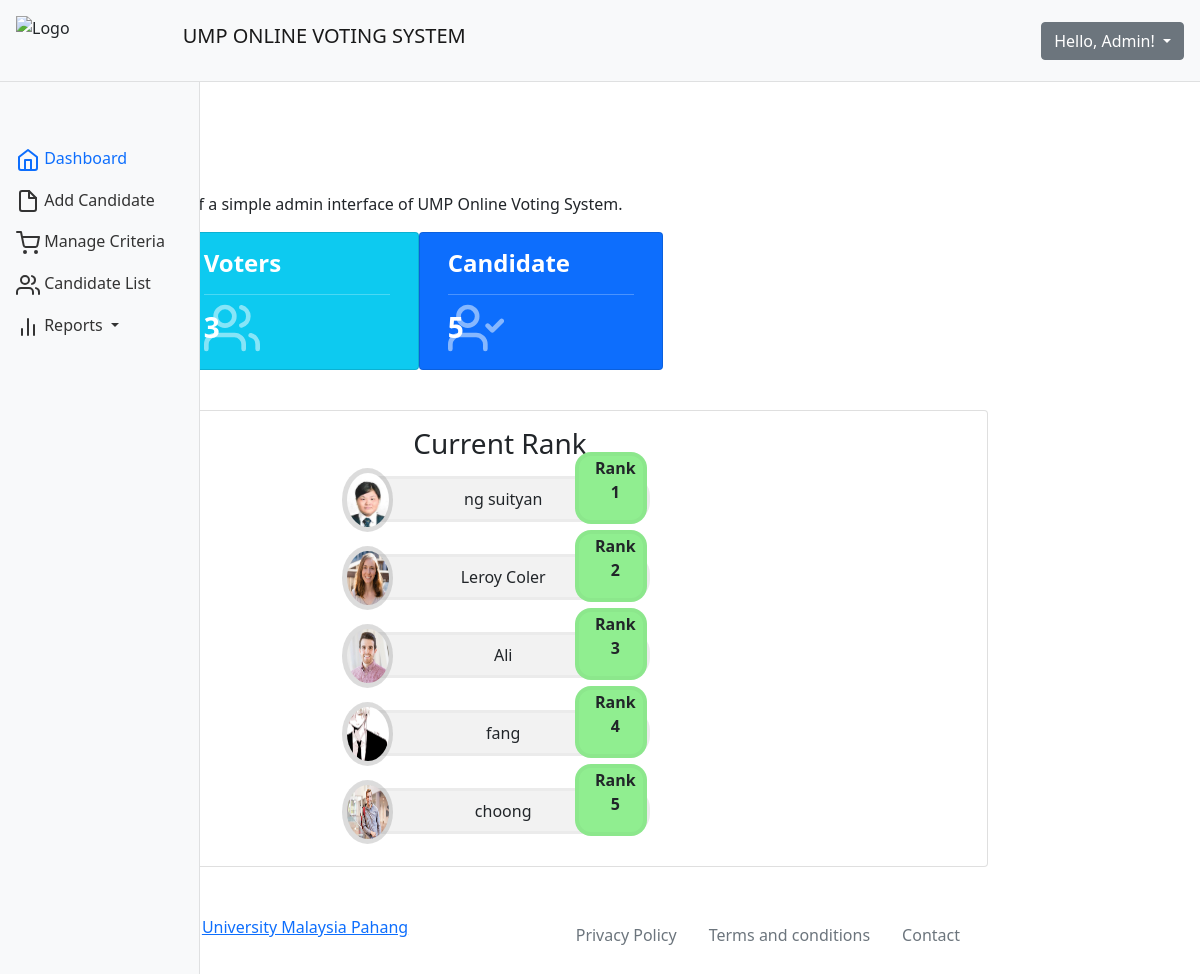
Page /ApplicationLayer/ManageCandidate/Candidate.php on the committed database.
### tables this page shows
CREATE TABLE `candidate` (
  `Candidate_ID` int(11) NOT NULL,
  `Candidate_Name` varchar(250) NOT NULL,
  `Candidate_Matric` varchar(50) NOT NULL,
  `Candidate_Faculty` varchar(250) NOT NULL,
  `Year` int(11) NOT NULL,
  `Semester` int(11) NOT NULL,
  `Candidate_Slogan` varchar(250) NOT NULL,
  `Candidate_Photo` varchar(100) NOT NULL,
  `Academic` float NOT NULL,
  `Kesukarelawan` float NOT NULL,
  `Leadership` float NOT NULL,
  `CommunityService` float NOT NULL,
  `Kesukanan` float NOT NULL,
  `Kebudayaan` float NOT NULL,
  `PengucapanAwam` float NOT NULL,
  `DayaUsahaInovasi` float NOT NULL
);

### libs/database.php (called while the page is built, shortened)
<?php
class DB
{
  public static function connect($value='')
  {
    $pdo = new PDO(DB_TYPE.':host='.DB_HOST.';dbname='.DB_NAME, DB_USER, DB_PASS);
    $pdo->setAttribute(PDO::ATTR_ERRMODE, PDO::ERRMODE_EXCEPTION);
    return $pdo;
  }
  public static function run($sql, $args = NULL)
    {
        if (!$args)
        {
             return DB::connect()->query($sql);
        }
     }
}
?>

### BusinessServiceLayer/Model/CriteriaModel.php (called while the page is built, shortened)
<?php
require_once '../../libs/database.php';
class CriteriaModel{
	function viewallCriteria(){
        $sql = "SELECT * FROM criteria";
        return DB::run($sql);
    }
}
?>

### BusinessServiceLayer/Controller/CriteriaController.php (called while the page is built, shortened)
<?php
require_once '../../BusinessServiceLayer/Model/CriteriaModel.php';
class criteriaController{
	function viewAll(){
		$criteria = new CriteriaModel();
		return $criteria->viewallCriteria();
	}
}
?>

### BusinessServiceLayer/Controller/ResultController.php (called while the page is built, shortened)
<?php
require_once '../../BusinessServiceLayer/Controller/CriteriaController.php';
	function getCriteria()
	{
		static $criteria = null;
		if ( !$criteria ) $criteria = new criteriaController();
		$criteriaResult = $criteria->viewAll();
		$criteriaData = $criteriaResult->fetchAll(PDO::FETCH_ASSOC);
			$criteriaData2 = [];
			foreach ( $criteriaData as $i => $criteriaRow ) {
				$criteriaName = $criteriaRow[ 'Criteria_Name' ];
				$criteriaData2[ $criteriaName ]['R1'] = [ 'min'=> (float) $criteriaRow[ 'R1min' ], 'max'=> (float) $criteriaRow[ 'R1max' ] ];
				$criteriaData2[ $criteriaName ]['R2'] = [ 'min'=> (float) $criteriaRow[ 'R2min' ], 'max'=> (float) $criteriaRow[ 'R2max' ] ];
				$criteriaData2[ $criteriaName ]['R3'] = [ 'min'=> (float) $criteriaRow[ 'R3min' ], 'max'=> (float) $criteriaRow[ 'R3max' ] ];
				$criteriaData2[ $criteriaName ]['R4'] = [ 'min'=> (float) $criteriaRow[ 'R4min' ], 'max'=> (float) $criteriaRow[ 'R4max' ] ];
				$criteriaData2[ $criteriaName ]['R5'] = [ 'min'=> (float) $criteriaRow[ 'R5min' ], 'max'=> (float) $criteriaRow[ 'R5max' ] ];
		}
		return $criteriaData2;
	}
	function getRank( $candidate, $category )
	{
		$criteriaData = getCriteria();
		$subCriteria = $criteriaData[ $category ];
		$achievement = $candidate[ $category ];
		if ( $achievement < $subCriteria['R5']['min'] ) {
			return 0;
		} elseif ( $achievement >= $subCriteria['R5']['min'] && $achievement <= $subCriteria['R5']['max'] ) {
			return 5;
		} elseif ( $achievement >= $subCriteria['R4']['min'] && $achievement <= $subCriteria['R4']['max'] ) {
			return 4;
		} elseif ( $achievement >= $subCriteria['R3']['min'] && $achievement <= $subCriteria['R3']['max'] ) {
			return 3;
		} elseif ( $achievement >= $subCriteria['R2']['min'] && $achievement <= $subCriteria['R2']['max'] ) {
			return 2;
		} elseif ( $achievement >= $subCriteria['R1']['min'] && $achievement <= $subCriteria['R1']['max'] ) {
			return 1;
		}else {
			return 0;
		}
	}
	function getAllRanks()
	{
		static $candidate = null;
		if ( !$candidate ) $candidate = new candidateController();
		$candidateResult = $candidate->viewAll();
		$candidateData = $candidateResult->fetchAll(PDO::FETCH_ASSOC);
		$ranks = [];
		foreach ( $candidateData as $i => $candidateRow ) {
			$academic = getRank( $candidateRow, 'Academic' );
			$kesukarelawan = getRank( $candidateRow, 'Kesukarelawan' );
			$leadership = getRank( $candidateRow, 'Leadership' );
			$communityService = getRank( $candidateRow, 'CommunityService' );
			$kesukanan = getRank( $candidateRow, 'Kesukanan' );
			$kebudayaan = getRank( $candidateRow, 'Kebudayaan' );
			$pengucapanAwam = getRank( $candidateRow, 'PengucapanAwam' );
			$dayaUsahaInovasi = getRank( $candidateRow, 'DayaUsahaInovasi' );
			$candidateID = $candidateRow[ 'Candidate_ID' ];
			$ranks[ $candidateID ] = [
										'Candidate_Name' => $candidateRow[ 'Candidate_Name' ],
										'Candidate_Photo' => $candidateRow[ 'Candidate_Photo' ],
										'Candidate_Matric' => $candidateRow[ 'Candidate_Matric' ],
										'Academic' => $academic,
										'Kesukarelawan' => $kesukarelawan,
										'Leadership' => $leadership,
										'CommunityService' => $communityService,
										'Kesukanan' => $kesukanan,
										'Kebudayaan' => $kebudayaan,
										'PengucapanAwam' => $pengucapanAwam,
										'DayaUsahaInovasi' => $dayaUsahaInovasi,
									];
		}
		return $ranks;
	}
	function getPoint( $candidateRanks )
	{
		return compact( 'Academic','Kesukarelawan','Leadership','CommunityService','Kesukanan','Kebudayaan','PengucapanAwam','DayaUsahaInovasi' );
	}
	function getAllPoints()
	{
		$ranks = getAllRanks();
		$points = [];
		foreach ( $ranks as $candidateID => $candidateRanks ) {
			$points[ $candidateID ] = getPoint( $candidateRanks );
		}
		return $points;
	}
	function getRatingStars()
	{
		$db = new mysqli( DB_HOST, DB_USER, DB_PASS, DB_NAME );
		$result = $db->query( 'SELECT * FROM rate' );
		$data = [];
		while( $row = $result->fetch_assoc() ) {
			$data[] = $row;
		}
		$data = array_column( $data, null, 'Vot_ID' );
		$data = array_map(function( $row ){
					unset( $row[ 'Rate_ID' ] );
					unset( $row[ 'Vot_ID' ] );
					return $row;
				}, $data );
		return $data;
	}
	function getRatingStarsInPercent()
	{
			$ratingStars = getRatingStars();
			$ratingPercent = [];
			foreach ( $ratingStars as $voterID => $rating ) {
				$ratingPercent[ $voterID ] = compact( 'Academic','Kesukarelawan','Leadership','CommunityService','Kesukanan','Kebudayaan','PengucapanAwam','DayaUsahaInovasi' );
			}
		return $ratingPercent;
	}
	function getFinalResults()
	{
		$ratingPercent = getRatingStarsInPercent();
		$allPoints = getAllPoints();
		$finalResults = [];
		foreach ( $ratingPercent as $voterID => $rating ) {
			foreach ( $allPoints as $candidateID => $point ) {
				$cols = [];
					foreach ( $rating as $criteria => $rate ) {
						$cols[ $criteria ] = $rate * $point[ $criteria ];
					}
				$finalResults[ $voterID ][ $candidateID ] = $cols;
				$finalResults[ $voterID ][ $candidateID ][ 'total' ] = array_sum( $cols );
			}
			set_ranks_for_final_result( $finalResults[ $voterID ] );
		}
		return $finalResults;
	}

### ApplicationLayer/ViewResult/Result.php (the view, shortened to what this page needs)
<?php
require_once '../../BusinessServiceLayer/Controller/ResultController.php';
$finalResults = getFinalResults();
include '../../src/navbar.php';
?>

### ApplicationLayer/ViewResult/Result.php (the view, shortened to what this page needs)
<?php
require_once '../../BusinessServiceLayer/Controller/ResultController.php';
$finalResults = getFinalResults();
include '../../src/navbar.php';
?>

### ApplicationLayer/ManageCandidate/Candidate.php (shortened to what this page needs)
<?php include '../../src/navbar.php';?>
<?php
include('../../ApplicationLayer/ViewResult/Result.php');
?>
<!DOCTYPE html>
<html>
<head>
	<link rel="stylesheet" href="https://stackpath.bootstrapcdn.com/bootstrap/5.0.0-alpha1/css/bootstrap.min.css">
	<link rel="stylesheet" href="https://cdn.jsdelivr.net/chartist.js/latest/chartist.min.css">
</head>
<body>
	<div class="container-fluid">
	  <div class="row">
	      <nav id="sidebar" class="col-md-3 col-lg-2 d-md-block bg-light sidebar collapse">
	          <div class="position-sticky pt-md-5">
				  <ul class="nav flex-column">
				      <li class="nav-item">
				        <a class="nav-link active" aria-current="page" href="../../ApplicationLayer/ManageCandidate/Candidate.php?AccType=admin&AD_ID=<?=$_SESSION['AD_ID']?>">
				          <span class="ml-2">Dashboard</span>
				        </a>
				      </li>
				      <li class="nav-item">
				        <a class="nav-link" href="../../ApplicationLayer/ManageCandidate/AddCandidate.php?AccType=admin&AD_ID=<?=$_SESSION['AD_ID']?>">
				          <span class="ml-2">Add Candidate</span>
				        </a>
				      </li>
				      <li class="nav-item">
				        <a class="nav-link" href="../../ApplicationLayer/ManageCriteria/Criteria.php?AccType=admin&AD_ID=<?=$_SESSION['AD_ID']?>">
				          <span class="ml-2">Manage Criteria</span>
				        </a>
				      </li>
				      <li class="nav-item">
				        <a class="nav-link" href="../../ApplicationLayer/ManageCandidate/CandidateList.php?AccType=admin&AD_ID=<?=$_SESSION['AD_ID']?>">
				          <span class="ml-2">Candidate List</span>
				        </a>
				      </li>
				      <li class="nav-item dropdown">
								<a class="nav-link dropdown-toggle" href="#" id="navbarDropdown" role="button" data-toggle="dropdown" aria-haspopup="true" aria-expanded="false">
								  <span class="ml-2">Reports</span>
								</a>
							  </li>
				    </ul>
				</div>
	      </nav>
	      <main class="col-md-9 ml-sm-auto col-lg-10 px-md-4 py-4">
	          <nav aria-label="breadcrumb">
				  <ol class="breadcrumb">
				    <li class="breadcrumb-item"><a href="../../ApplicationLayer/ManageCandidate/Candidate.php?AccType=admin&AD_ID=<?=$_SESSION['AD_ID']?>">Home</a></li>
				    <li class="breadcrumb-item active" aria-current="page">Overview</li>
				  </ol>
				</nav>
				<h1 class="h2">Dashboard</h1>
				<p>This is the homepage of a simple admin interface of UMP Online Voting System.</p>
				<div class="row">
				<div class="card col-md-3 offset-2 bg-info float-left">
				<div class="card-body text-white">
					<h4><b>Voters</b></h4>
					<hr>
					<span class="card-icon">
					</span>
					<h3 class="text-right"><b><?php echo $db->query('SELECT * FROM voter ')->num_rows ?></b></h3>
				</div>
			</div>
			<div class="card col-md-3 offset-0 bg-primary ml-4 float-left">
				<div class="card-body text-white">
					<h4><b>Candidate</b></h4>
					<hr>
					<span class="card-icon">
					</span>
					<h3 class="text-right"><b><?php echo $db->query('SELECT * FROM candidate ')->num_rows ?></b></h3>
				</div>
			</div>
		</div>
			<br>
			<div class="row mt-3 ml-3 mr-3">
			<div class="card">
				<div class="card-body">
					<div class="text-center">
						<h3>Current Rank</h3>
							<div class="row mt-3">
								<?php
					        $sql = "SELECT * FROM winner
					        INNER JOIN candidate
					        ON winner.candidate_id = candidate.Candidate_ID
					        ORDER BY winner.current_points DESC";
					        $result = mysqli_query($db, $sql);
					        $result_array = array();
					        while($row = mysqli_fetch_assoc($result)) {
					        	$result_array[] = $row;
					        }
					      ?>
							<div class="candidate" style="position: relative;">
								<div class="img-field">
									<img src="../../image/<?php if(array_key_exists(0, $result_array)) { echo $result_array[0]["Candidate_Photo"]; } ?>" alt="">
								</div>
								<div class="candidate_name"><?php if(array_key_exists(0, $result_array)) { echo $result_array[0]["Candidate_Name"]; } ?></div>
								<div class="vote-field">
									<p>Rank 1</p>
								</div>
							</div>
						</div>
						<div class="row mt-3">
							<div class="candidate" style="position: relative;">
								<div class="img-field">
									<img src="../../image/<?php if(array_key_exists(1, $result_array)) { echo $result_array[1]["Candidate_Photo"]; } ?>" alt="">
								</div>
								<div class="candidate_name"><?php if(array_key_exists(1, $result_array)) { echo $result_array[1]["Candidate_Name"]; } ?></div>
								<div class="vote-field">
									<p>Rank 2</p>
								</div>
							</div>
						</div>
						<div class="row mt-3">
							<div class="candidate" style="position: relative;">
								<div class="img-field">
									<img src="../../image/<?php if(array_key_exists(2, $result_array)) { echo $result_array[2]["Candidate_Photo"]; } ?>">
								</div>
								<div class="candidate_name"><?php if(array_key_exists(2, $result_array)) { echo $result_array[2]["Candidate_Name"]; } ?></div>
								<div class="vote-field">
									<p>Rank 3</p>
								</div>
							</div>
						</div>
						<div class="row mt-3">
							<div class="candidate" style="position: relative;">
								<div class="img-field">
									<img src="../../image/<?php if(array_key_exists(3, $result_array)) { echo $result_array[3]["Candidate_Photo"]; } ?>" alt="">
								</div>
								<div class="candidate_name"><?php if(array_key_exists(3, $result_array)) { echo $result_array[3]["Candidate_Name"]; } ?></div>
								<div class="vote-field">
									<p>Rank 4</p>
								</div>
							</div>
						</div>
						<div class="row mt-3">
							<div class="candidate" style="position: relative;">
								<div class="img-field">
									<img src="../../image/<?php if(array_key_exists(4, $result_array)) { echo $result_array[4]["Candidate_Photo"]; } ?>" alt="">
								</div>
								<div class="candidate_name"><?php if(array_key_exists(4, $result_array)) { echo $result_array[4]["Candidate_Name"]; } ?></div>
								<div class="vote-field">
									<p>Rank 5</p>
								</div>
							</div>
						</div>
						</div>
					</div>
				</div>
			</div>
			<footer class="pt-5 d-flex justify-content-between">
				  <span>Copyright © 2020-2021 <a href="https://www.ump.edu.my/en">University Malaysia Pahang</a></span>
				  <ul class="nav m-0">
				      <li class="nav-item">
				        <a class="nav-link text-secondary" aria-current="page" href="#">Privacy Policy</a>
				      </li>
				      <li class="nav-item">
				        <a class="nav-link text-secondary" href="#">Terms and conditions</a>
				      </li>
				      <li class="nav-item">
				        <a class="nav-link text-secondary" href="#">Contact</a>
				      </li>
				    </ul>
				</footer>
			</main>
	  </div>
	</div>
</body>
</html>

### ApplicationLayer/ManageCandidate/Candidate.php (style rules this page uses)
.sidebar { position: fixed; top: 0; bottom: 0; left: 0; z-index: 100; padding: 90px 0 0; box-shadow: inset -1px 0 0 rgba(0, 0, 0, .1); z-index: 99; }
.sidebar .nav-link { color: #333; }
.sidebar .nav-link.active { color: #0d6efd; }
span.card-icon { position: absolute; font-size: 3em; bottom: .2em; color: #ffffff80; }
.candidate { margin: auto; width: 25vw; padding: 0 10px; border-radius: 20px; margin-bottom: 1em; display: flex; border: 3px solid #00000008; background: #8080801a; }
.candidate_name { margin: 8px; margin-left: 3.4em; margin-right: 3em; width: 100%; }
.img-field { display: flex; height: 8vh; width: 4.3vw; padding: .3em; background: #80808047; border-radius: 50%; position: absolute; left: -.7em; top: -.7em; }
.candidate img { height: 100%; width: 100%; margin: auto; border-radius: 50%; }
.vote-field { position: absolute; font-weight: 700; width: 6vw; padding: 0 16px; border-radius: 16px; display: flex; border: 4px solid #00000008; background: lightgreen; right: 0; bottom: -.3em; }

### rows in the picture
candidate: Candidate_Photo (picture), Candidate_Name "ng suityan"
candidate: Candidate_Photo (picture), Candidate_Name "Leroy Coler"
candidate: Candidate_Photo (picture), Candidate_Name "Ali"
candidate: Candidate_Photo (picture), Candidate_Name "fang"
candidate: Candidate_Photo (picture), Candidate_Name "choong"

### other values in the picture
$db->query('SELECT * FROM voter ')->num_rows "3"
$db->query('SELECT * FROM candidate ')->num_rows "5"
